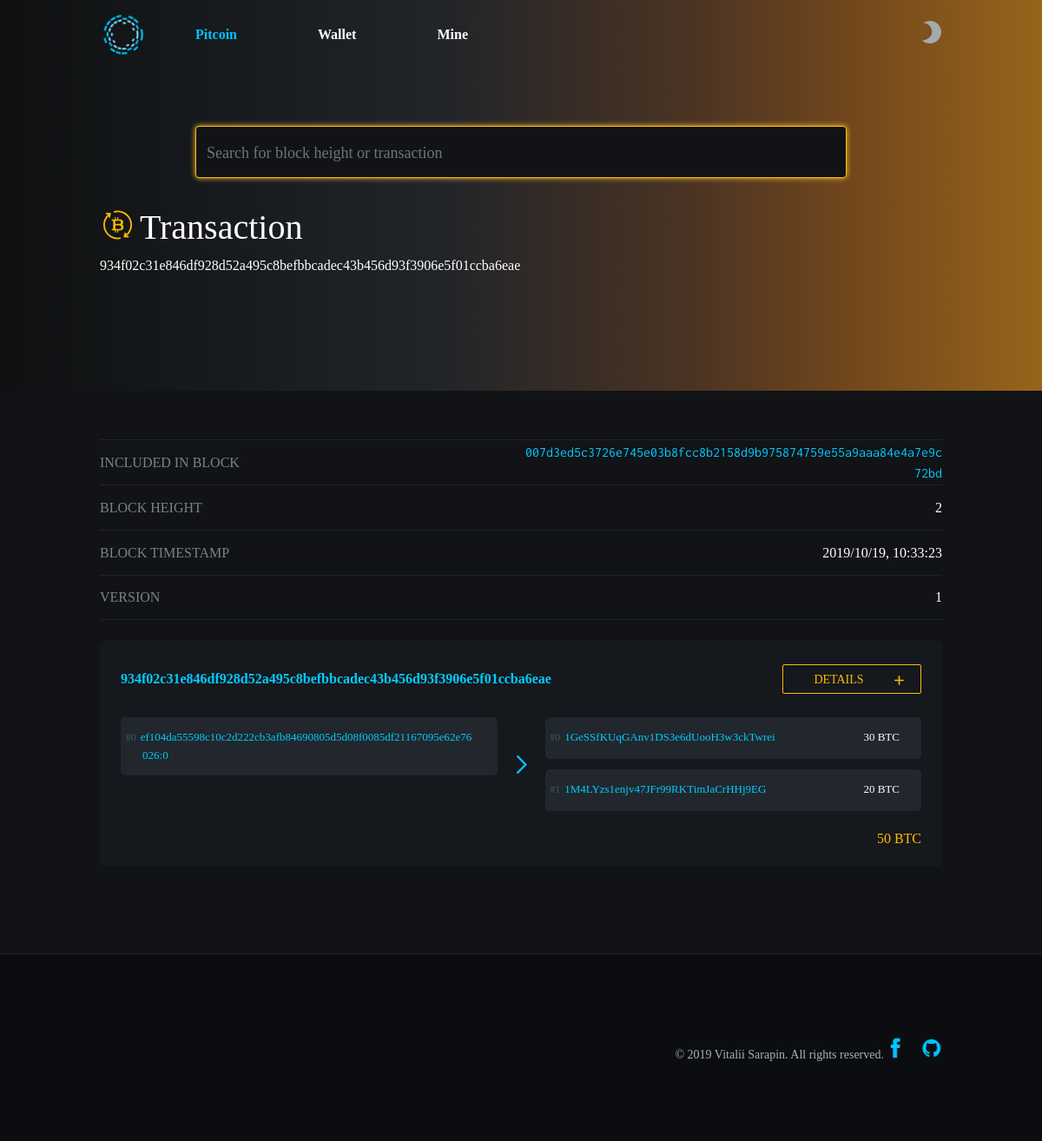
/tx/934f02c31e846df928d52a495c8befbbcadec43b456d93f3906e5f01ccba6eae (signed in), run on the app's committed database.
### application/models.py (models this page shows)
class Blocks(models.Model):
    id = models.AutoField(primary_key=True)
    version = models.CharField(max_length=1000)
    height = models.CharField(max_length=1000)
    nonce = models.CharField(max_length=1000)
    block_hash = models.CharField(max_length=1000)
    previous_block_hash = models.CharField(max_length=1000)
    merkle_root = models.CharField(max_length=1000)
    timestamp = models.CharField(max_length=1000)
    number_of_transactions = models.CharField(max_length=1000)

class Inputs(models.Model):
    address_from = models.CharField(max_length=1000)
    block_hash = models.CharField(max_length=1000)
    prev_output = models.CharField(max_length=1000)
    outpoint = models.CharField(max_length=1000)
    sequence = models.CharField(max_length=1000)
    tx_hash = models.CharField(max_length=1000)
    value = models.CharField(max_length=1000)
    sigscript = models.CharField(max_length=1000)

class Outputs(models.Model):
    address_to = models.CharField(max_length=1000)
    type = models.CharField(max_length=1000)
    scriptpubkey_hex = models.CharField(max_length=1000)
    spending_tx = models.CharField(max_length=1000)
    tx_hash = models.CharField(max_length=1000)
    value = models.CharField(max_length=1000)

### application/views.py (the view)
# urls.py: path("tx/<tx_hash>", application.views.tx_info, name="tx_info"),
def tx_info(request, tx_hash):
    if not request.user.is_authenticated:
            return redirect('/')
    block = IndexBlocks()
    tx = block.tx_info(tx_hash)
    return render(request, "tx.html", {'tx': tx, 'hash': tx_hash})

### application/templates/tx.html (shortened to what this page needs)
{% load staticfiles %}
<!DOCTYPE html>
<html>
<head>
    <link rel="stylesheet" href="{% static 'css/bootstrap.min.css' %}">
    <link rel="stylesheet" href="{% static 'css/style.css' %}">
</head>
<body lang="en" dir="ltr" class="theme-dark">
<div id="explorer">
    <div class="explorer-container">
        <div class="content-wrap">
            <nav class="navbar navbar-dark navbar-expand-lg">
                <div class="container"><a class="navbar-brand" href="/"></a>
                    <div class="collapse navbar-collapse" id="navbar-menu">
                        <ul class="navbar-nav">
                            <li class="nav-item active"><a class="nav-link" href="/"
                                                           rel="external">Pitcoin</a></li>
                            <li class="nav-item"><a class="nav-link" href="/wallet"
                                                     rel="external">Wallet</a></li>
                            <li class="nav-item"><a class="nav-link" href="/mine"
                                                     rel="external">Mine</a></li>
                            <li class="nav-item nav-toggler">
                                <div class="nav-bar_moon_icon toggle-theme"></div>
                            </li>
                        </ul>
                    </div>
                </div>
            </nav>
            <div>
                <div class="jumbotron jumbotron-fluid transaction-page">
                    <div class="container">
                        <form action="/search/" method="post" class="search form-inline ml-auto">
                            <div class="search-bar page-search-bar"><input class="form-control search-bar-input"
                                                                           type="search" name="q"
                                                                           placeholder="Search for block height or transaction"
                                                                           autocomplete="off" aria-label="Search">
                                <button class="search-bar-submit" type="image"></button>
                            </div>
                        </form>
                        <div><h1 class="transaction-header-title">Transaction</h1>
                            <div class="block-hash"><span>{{ hash }}</span></div>
                        </div>
                    </div>
                </div>
                <div class="container">
                    <div class="block-stats-table">
                        <div>
                            <div>Included in Block</div>
                            <div>
                                <a href="/block/{{ tx.0.0.height }}"
                                   class="mono">{{ tx.0.3.block_hash }}</a>
                            </div>
                        </div>
                        <div>
                            <div>Block height</div>
                            <div>{{ tx.0.0.height }}</div>
                        </div>
                        <div>
                            <div>Block timestamp</div>
                            <div>{{ tx.0.1.datetime }}</div>
                        </div>
                        <div>
                            <div>Version</div>
                            <div>{{ tx.0.2.version }}</div>
                        </div>
                    </div>
                    {% for info in tx.1 %}
                    <div id="{{ info.3.tx_hash }}" class="transaction-box">
                        <div class="header">
                            <div class="txn"><a
                                    href="/tx/{{ info.3.tx_hash }}">{{ info.3.tx_hash }}</a>
                            </div>
                               <div class="details-btn" data-toggle-tx="{{ info.3.tx_hash }}" onclick="toggleDown(event);">
                                    <div role="button" tabindex="0">
                                        <div>Details</div>
                                        <div><img id="" style="margin-right: 20px" alt="" src="{% static 'css/img/icons/plus.svg' %}"></div>
                                    </div>
                                </div>
                        </div>
                        <div class="ins-and-outs">
                            <div class="vins">
                                <div class="vin">
                                    <div class="vin-header">
                                        <div class="vin-header-container"><span><a
                                                 href="" onclick="return false;">{{ info.0.prev_output }}:{{ info.1.outpoint }}</a></span></div>
                                    </div>
                                </div>
                            </div>
                            <div class="ins-and-outs_spacer">
                                <div class="direction-arrow-container">
                                    <div class="direction-arrow"></div>
                                </div>
                            </div>
                            <div class="vouts">
                                {% for i in info %}
                                {% for a in i.outputs %}
                                <div class="vout">
                                    <div class="vout-header">
                                        <div class="vout-header-container"><span><a
                                                href="/wallet/info/{{ a.2.send_to }}">{{ a.2.send_to }}</a></span><span
                                                class="amount">{{ a.3.value }} BTC</span></div>
                                    </div>
                                </div>
                                {% endfor%}
                                {% endfor%}
                            </div>
                        </div>
                        {% for i in info %}
                        {% for a in i.outputs %}
                        {% if forloop.last %}
                        <div class="footer">
                            <div></div>
                            <div></div>
                            <div><span class="amount">{{ a.4.total_amount }} BTC</span></div>
                        </div>
                        {% endif %}
                        {% endfor%}
                        {% endfor%}
                    </div>
                    {% endfor %}
                </div>
            </div>
        </div>
        <footer class="footer">
            <div class="container">
                <div class="footer-logo"></div>
                <div class="footer_container_content">
                    <div class="footer_container_content_row">
                        <div class="footer_container_content_row_social-media_container"><a
                                class="footer_container_content_row_social-media_link"
                                href="https://www.facebook.com/vsarapin/" target="_blank"><img
                                class="footer_container_content_row_social-media_item" alt=""
                                src="{% static 'f1b_blue.png' %}"></a><a
                                class="footer_container_content_row_social-media_link"
                                href="https://github.com/vsarapin" target="_blank"><img
                                class="footer_container_content_row_social-media_item" alt=""
                                src="{% static 'github_blue.png' %}"></a></div>
                        <div class="footer_container_content_copyright">© 2019 Vitalii Sarapin. All rights reserved.
                        </div>
                    </div>
                </div>
            </div>
        </footer>
    </div>
</div>
</body>
</html>

### data on the page
Blocks: block_hash "007d3ed5c3726e745e03b8fcc8b2158d9b975874759e55a9aaa84e4a7e9c72bd"
Inputs: tx_hash "934f02c31e846df928d52a495c8befbbcadec43b456d93f3906e5f01ccba6eae", prev_output "ef104da55598c10c2d222cb3afb84690805d5d08f0085df21167095e62e76026"
Outputs: address_to "1GeSSfKUqGAnv1DS3e6dUooH3w3ckTwrei"
Outputs: address_to "1M4LYzs1enjv47JFr99RKTimJaCrHHj9EG"

### other printed values
{{ hash }} "934f02c31e846df928d52a495c8befbbcadec43b456d93f3906e5f01ccba6eae"
{{ tx.0.0.height }} "2"
{{ tx.0.1.datetime }} "2019/10/19, 10:33:23"
{{ tx.0.2.version }} "1"
{{ info.1.outpoint }} "0"
{{ a.3.value }} "30" "20"
{{ a.4.total_amount }} "50"
